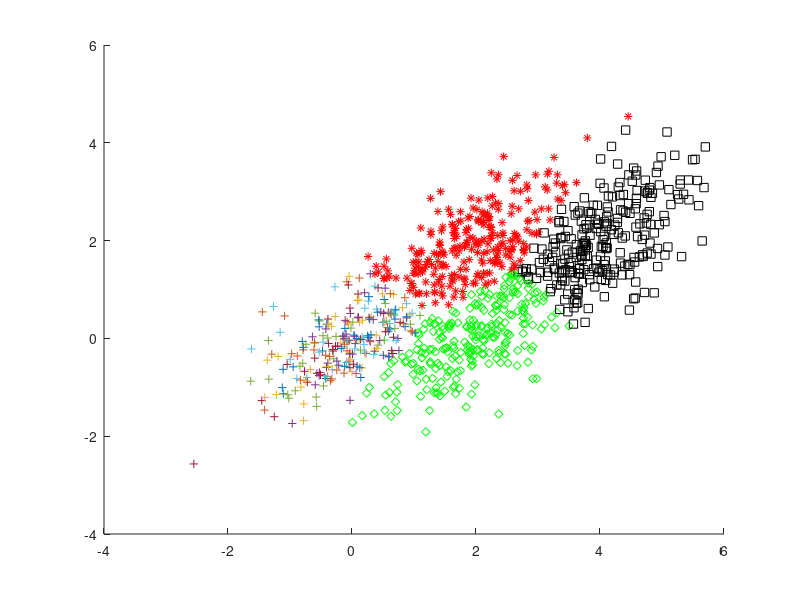

This figure's MATLAB source:
%%%%%%%%%%%%%%%%%%%%%%%%%%%%%% B1 B2 %%%%%%%%%%%%%%%%%%%%%%%%%%%%%%

rng(0);

MU = [0 0];
SIGMA = [0.6 0.4; 0.4 0.6];
r = mvnrnd(MU,SIGMA, 250);

MU = [2 2];
SIGMA = [0.6 0.4; 0.4 0.6];
d = mvnrnd(MU,SIGMA, 250);

MU = [2 0];
SIGMA = [0.6 0.4; 0.4 0.6];
p = mvnrnd(MU,SIGMA, 250);


MU = [4 2];
SIGMA = [0.6 0.4; 0.4 0.6];
k = mvnrnd(MU,SIGMA, 250); 

% plot(r(:,1),r(:,2),'+', d(:,1),d(:,2),'r*', p(:,1),p(:,2),'gd', k(:,1),k(:,2),'ks');


%%%%%%%%%%%%%%%%%%%%%%%%%%%%%%%%%%   B3   %%%%%%%%%%%%%%%%%%%%%%%%%%%%%%%%%

%%%%%%%%%%%%%% ypologismos parametrwn 1hs klashs %%%%%%%%%%%%%%%%


x = 0;
y =0;

for i=1:250
    
    x = x + r(i,1); 
    y = y + r(i,2);
    
    
end

mML_1 = [x/250 y/250];        % mesh timh 1hs klashs

x = 0;

for i=1:250
    
   x =  x + ((r(i,:) - mML_1)')*(r(i,:) - mML_1);
    
end

sML_1 = x / 250 ;            % diaspora 1hs klashs

%%%%%%%%%%%%%% ypologismos parametrwn 2hs klashs %%%%%%%%%%%%%%%%

x = 0;
y =0;

for i=1:250
    
    x = x + d(i,1); 
    y = y + d(i,2);
    
    
end

mML_2 = [x/250 y/250];        % mesh timh 2hs klashs

x = 0;

for i=1:250
    
   x =  x + ((d(i,:) - mML_2)')*(d(i,:) - mML_2);
    
end

sML_2 = x / 250  ;           % diaspora 2hs klashs


%%%%%%%%%%%%%% ypologismos parametrwn 3hs klashs %%%%%%%%%%%%%%%%


x = 0;
y =0;

for i=1:250
    
    x = x + p(i,1); 
    y = y + p(i,2);
    
    
end

mML_3 = [x/250 y/250] ;       % mesh timh 3hs klashs

x = 0;

for i=1:250
    
   x =  x + ((p(i,:) - mML_3)')*(p(i,:) - mML_3);
    
end

sML_3 = x / 250 ;            % diaspora 3hs klashs

%%%%%%%%%%%%%% ypologismos parametrwn 4hs klashs %%%%%%%%%%%%%%%%



x = 0;
y =0;

for i=1:250
    
    x = x + k(i,1); 
    y = y + k(i,2);
    
    
end

mML_4 = [x/250 y/250] ;       % mesh timh 4hs klashs

x = 0;

for i=1:250
    
   x =  x + ((k(i,:) - mML_4)')*(k(i,:) - mML_4);
    
end

sML_4 = x / 250  ;           % diaspora 4hs klashs



%%%%%%%%%%%%%%%%%%%%%%%%%%%%%%%%%%   B4   %%%%%%%%%%%%%%%%%%%%%%%%%%%%%%%%%

%{
        %%%%%%%%%%%%%%%% gia 1h klash %%%%%%%%%%%%%%%%

for i=1:250
    
   eukl_dist_1 = norm(r(i,:) - mML_1);
   eukl_dist_2 = norm(r(i,:) - mML_2);
   eukl_dist_3 = norm(r(i,:) - mML_3);
   eukl_dist_4 = norm(r(i,:) - mML_4);
    
   min = eukl_dist_1;
   
   if( eukl_dist_2 < min )
       min = eukl_dist_2;
   end
   if (eukl_dist_3 < min )
       min = eukl_dist_3;
   end
   if ( eukl_dist_4 < min )
       min = eukl_dist_4;
   end
    
   
   if( eukl_dist_1 == min )
         hold on
         plot(r(i,1),r(i,2),'+')
     sfalma = ( abs(min-eukl_dist_1)/eukl_dist_1 )*100
      
   end
   if( eukl_dist_2 == min )
       hold on
       plot(r(i,1),r(i,2),'r*')
        sfalma = ( abs(min-eukl_dist_1)/eukl_dist_1 )*100
      
   end
   if ( eukl_dist_3 == min )
       hold on
       plot(r(i,1),r(i,2),'gd')
        sfalma = ( abs(min-eukl_dist_1)/eukl_dist_1 )*100
   
   end
   if ( eukl_dist_4 == min )
       hold on
       plot(r(i,1),r(i,2),'ks')
        sfalma = ( abs(min-eukl_dist_1)/eukl_dist_1 )*100
   
   end
   
    
end

        %%%%%%%%%%%%%%%% gia 2h klash %%%%%%%%%%%%%%%%

for i=1:250
    
   eukl_dist_1 = norm(d(i,:) - mML_1);
   eukl_dist_2 = norm(d(i,:) - mML_2);
   eukl_dist_3 = norm(d(i,:) - mML_3);
   eukl_dist_4 = norm(d(i,:) - mML_4);
    
   min = eukl_dist_1;
   
   if( eukl_dist_2 < min )
       min = eukl_dist_2;
   end
   if ( eukl_dist_3 < min )
       min = eukl_dist_3;
   end
   if ( eukl_dist_4 < min )
       min = eukl_dist_4;
   end
    
   
   if( eukl_dist_1 == min )
       hold on
       plot(d(i,1),d(i,2),'+')
       sfalma = ( abs(min-eukl_dist_2)/eukl_dist_2 )*100
      
   end
   if( eukl_dist_2 == min )
       hold on
       plot(d(i,1),d(i,2),'r*')
       sfalma = ( abs(min-eukl_dist_2)/eukl_dist_2 )*100
      
   end
   if ( eukl_dist_3 == min )
       hold on
       plot(d(i,1),d(i,2),'gd')
       sfalma = ( abs(min-eukl_dist_2)/eukl_dist_2 )*100
    
   end
   if ( eukl_dist_4 == min )
       hold on
       plot(d(i,1),d(i,2),'ks')
       sfalma = ( abs(min-eukl_dist_2)/eukl_dist_2 )*100
   end
   
    
end

        %%%%%%%%%%%%%%%% gia 3h klash %%%%%%%%%%%%%%%%


for i=1:250
    
   eukl_dist_1 = norm(p(i,:) - mML_1);
   eukl_dist_2 = norm(p(i,:) - mML_2);
   eukl_dist_3 = norm(p(i,:) - mML_3);
   eukl_dist_4 = norm(p(i,:) - mML_4);
    
   min = eukl_dist_1;
   
   if( eukl_dist_2 < min )
       min = eukl_dist_2;
   end
   if ( eukl_dist_3 < min )
       min = eukl_dist_3;
   end
   if ( eukl_dist_4 < min )
       min = eukl_dist_4;
   end
    
   
   if( eukl_dist_1 == min )
       hold on
       plot(p(i,1),p(i,2),'+')
       sfalma = ( abs(min-eukl_dist_3)/eukl_dist_3 )*100
      
   end
   if( eukl_dist_2 == min )
       hold on
       plot(p(i,1),p(i,2),'r*')
       sfalma = ( abs(min-eukl_dist_3)/eukl_dist_3 )*100
      
   end
   if ( eukl_dist_3 == min )
       hold on
       plot(p(i,1),p(i,2),'gd')
       sfalma = ( abs(min-eukl_dist_3)/eukl_dist_3 )*100
        
   end
   if ( eukl_dist_4 == min )
       hold on
       plot(p(i,1),p(i,2),'ks')
       sfalma = ( abs(min-eukl_dist_3)/eukl_dist_3 )*100
      
   end
   
    
end

        
        %%%%%%%%%%%%%%%% gia 4h klash %%%%%%%%%%%%%%%%


for i=1:250
    
   eukl_dist_1 = norm(k(i,:) - mML_1);
   eukl_dist_2 = norm(k(i,:) - mML_2);
   eukl_dist_3 = norm(k(i,:) - mML_3);
   eukl_dist_4 = norm(k(i,:) - mML_4);
    
   min = eukl_dist_1;
   
   if( eukl_dist_2 < min )
       min = eukl_dist_2;
   end
   if ( eukl_dist_3 < min )
       min = eukl_dist_3;
   end
   if ( eukl_dist_4 < min )
       min = eukl_dist_4;
   end
    
   
   if( eukl_dist_1 == min )
       hold on
       plot(k(i,1),k(i,2),'+')
       sfalma = ( abs(min-eukl_dist_4)/eukl_dist_4 )*100
      
   end
   if( eukl_dist_2 == min )
       hold on
       plot(k(i,1),k(i,2),'r*')
       sfalma = ( abs(min-eukl_dist_4)/eukl_dist_4 )*100
      
   end
   if ( eukl_dist_3 == min )
       hold on
       plot(k(i,1),k(i,2),'gd')
       sfalma = ( abs(min-eukl_dist_4)/eukl_dist_4 )*100
    
   end
   if ( eukl_dist_4 == min )
       hold on
       plot(k(i,1),k(i,2),'ks')
       sfalma = ( abs(min-eukl_dist_4)/eukl_dist_4 )*100
      
   end
   
    
end


%}
%%%%%%%%%%%%%%%%%%%%%%%%%%%%%%%%%%   B5   %%%%%%%%%%%%%%%%%%%%%%%%%%%%%%%%%

        %%%%%%%%%%%%%%%% gia 1h klash %%%%%%%%%%%%%%%%
%{
        temp=(sML_1 + sML_2 + sML_3 + sML_4)/4 ;
        
        
    for i=1:250    
        
        dm_1=((r(i,:) - mML_1) * (inv(temp)) * (r(i,:) - mML_1)')^1/2;
        dm_2=((r(i,:) - mML_2) * (inv(temp)) * (r(i,:) - mML_2)')^1/2;
        dm_3=((r(i,:) - mML_3) * (inv(temp)) * (r(i,:) - mML_3)')^1/2;
        dm_4=((r(i,:) - mML_4) * (inv(temp)) * (r(i,:) - mML_4)')^1/2;
    
    
    min = dm_1;
   
   if( dm_2 < min )
       min = dm_2;
   end
   if ( dm_3 < min )
       min = dm_3;
   end
   if ( dm_4 < min )
       min = dm_4;
   end
    
   
   if( dm_1 == min )
       hold on
       plot(r(i,1),r(i,2),'+')
       sfalma = ( abs(min-dm_1)/dm_1 )*100
      
   end
   if( dm_2 == min )
       hold on
       plot(r(i,1),r(i,2),'r*')
       sfalma = ( abs(min-dm_1)/dm_1 )*100
      
   end
   if ( dm_3 == min )
       hold on
       plot(r(i,1),r(i,2),'gd')
       sfalma = ( abs(min-dm_1)/dm_1 )*100
        
   end
   if ( dm_4 == min )
       hold on
       plot(r(i,1),r(i,2),'ks')
       sfalma = ( abs(min-dm_1)/dm_1 )*100
      
   end
    
    end
    
    
    %%%%%%%%%%%%%%%% gia 2h klash %%%%%%%%%%%%%%%%

    
    
    for i=1:250    
        
        dm_1=((d(i,:) - mML_1) * (inv(temp)) * (d(i,:) - mML_1)')^1/2;
        dm_2=((d(i,:) - mML_2) * (inv(temp)) * (d(i,:) - mML_2)')^1/2;
        dm_3=((d(i,:) - mML_3) * (inv(temp)) * (d(i,:) - mML_3)')^1/2;
        dm_4=((d(i,:) - mML_4) * (inv(temp)) * (d(i,:) - mML_4)')^1/2;
    
    
    min = dm_1;
   
   if( dm_2 < min )
       min = dm_2;
   end
   if ( dm_3 < min )
       min = dm_3;
   end
   if ( dm_4 < min )
       min = dm_4;
   end
    
   
   if( dm_1 == min )
       hold on
       plot(d(i,1),d(i,2),'+')
       sfalma = ( abs(min-dm_2)/dm_2 )*100
      
   end
   if( dm_2 == min )
       hold on
       plot(d(i,1),d(i,2),'r*')
       sfalma = ( abs(min-dm_2)/dm_2 )*100
      
   end
   if ( dm_3 == min )
       hold on
       plot(d(i,1),d(i,2),'gd')
       sfalma = ( abs(min-dm_2)/dm_2 )*100
        
   end
   if ( dm_4 == min )
       hold on
       plot(d(i,1),d(i,2),'ks')
       sfalma = ( abs(min-dm_2)/dm_2 )*100
      
   end
    
    end
    
    
    %%%%%%%%%%%%%%%% gia 3h klash %%%%%%%%%%%%%%%%

        
   for i=1:250    
        
        dm_1=((p(i,:) - mML_1) * (inv(temp)) * (p(i,:) - mML_1)')^1/2;
        dm_2=((p(i,:) - mML_2) * (inv(temp)) * (p(i,:) - mML_2)')^1/2;
        dm_3=((p(i,:) - mML_3) * (inv(temp)) * (p(i,:) - mML_3)')^1/2;
        dm_4=((p(i,:) - mML_4) * (inv(temp)) * (p(i,:) - mML_4)')^1/2;
    
    
    min = dm_1;
   
   if( dm_2 < min )
       min = dm_2;
   end
   if ( dm_3 < min )
       min = dm_3;
   end
   if ( dm_4 < min )
       min = dm_4;
   end
    
   
   if( dm_1 == min )
       hold on
       plot(p(i,1),p(i,2),'+')
       sfalma = ( abs(min-dm_3)/dm_3 )*100
      
   end
   if( dm_2 == min )
       hold on
       plot(p(i,1),p(i,2),'r*')
       sfalma = ( abs(min-dm_3)/dm_3 )*100
      
   end
   if ( dm_3 == min )
       hold on
       plot(p(i,1),p(i,2),'gd')
       sfalma = ( abs(min-dm_3)/dm_3 )*100
        
   end
   if ( dm_4 == min )
       hold on
       plot(p(i,1),p(i,2),'ks')
       sfalma = ( abs(min-dm_3)/dm_3 )*100
      
   end
    
   end
    
   
    %%%%%%%%%%%%%%%% gia 4h klash %%%%%%%%%%%%%%%%

    
       for i=1:250    
        
        dm_1=((k(i,:) - mML_1) * (inv(temp)) * (k(i,:) - mML_1)')^1/2;
        dm_2=((k(i,:) - mML_2) * (inv(temp)) * (k(i,:) - mML_2)')^1/2;
        dm_3=((k(i,:) - mML_3) * (inv(temp)) * (k(i,:) - mML_3)')^1/2;
        dm_4=((k(i,:) - mML_4) * (inv(temp)) * (k(i,:) - mML_4)')^1/2;
    
    
    min = dm_1;
   
   if( dm_2 < min )
       min = dm_2;
   end
   if ( dm_3 < min )
       min = dm_3;
   end
   if ( dm_4 < min )
       min = dm_4;
   end
    
   
   if( dm_1 == min )
       hold on
       plot(k(i,1),k(i,2),'+')
       sfalma = ( abs(min-dm_4)/dm_4 )*100
      
   end
   if( dm_2 == min )
       hold on
       plot(k(i,1),k(i,2),'r*')
       sfalma = ( abs(min-dm_4)/dm_4 )*100
      
   end
   if ( dm_3 == min )
       hold on
       plot(k(i,1),k(i,2),'gd')
       sfalma = ( abs(min-dm_4)/dm_4 )*100
        
   end
   if ( dm_4 == min )
       hold on
       plot(k(i,1),k(i,2),'ks')
       sfalma = ( abs(min-dm_4)/dm_4 )*100
      
   end
    
 end
%}  
       %%%%%%%%%%%%%%%%%%%%%%%%%%%%%%%%%%   A6   %%%%%%%%%%%%%%%%%%%%%%%%%%%%%%%%%

       %%%%%%%%%%%%%%%% gia 1h klash %%%%%%%%%%%%%%%%
       
     
 for i=1:250
       
  px1 = exp( -1/2 * ( r(i,:) - mML_1 ) * inv(sML_1) * ( r(i,:) - mML_1 )' ) / 2 * pi * (det(sML_1)^1/2);
  px2 = exp( -1/2 * ( r(i,:) - mML_2 ) * inv(sML_2) * ( r(i,:) - mML_2 )' ) / 2 * pi * (det(sML_2)^1/2);
  px3 = exp( -1/2 * ( r(i,:) - mML_3 ) * inv(sML_3) * ( r(i,:) - mML_3 )' ) / 2 * pi * (det(sML_3)^1/2);
  px4 = exp( -1/2 * ( r(i,:) - mML_4 ) * inv(sML_4) * ( r(i,:) - mML_4 )' ) / 2 * pi * (det(sML_4)^1/2);

  
  
  max = px1;
  
  if ( px2 > max )
      max = px2;
  end
  if ( px3 > max )
      max = px3;
  end    
  if ( px4 > max )
      max = px4;
  end
  
  
  if ( max == px1 )
      hold on 
      plot(r(i,1),r(i,2),'+')
      sfalma = ( abs(max-px1)/px1 )*100
  end
  if ( max == px2 )
      hold on 
      plot(r(i,1),r(i,2),'r*')
      sfalma = ( abs(max-px1)/px1 )*100
  end
  if ( max == px3 )
      hold on 
      plot(r(i,1),r(i,2),'gd')
      sfalma = ( abs(max-px1)/px1 )*100
  end
  if ( max == px4 )
      hold on 
      plot(r(i,1),r(i,2),'ks')
      sfalma = ( abs(max-px1)/px1 )*100
  end
  
 end
 
  %%%%%%%%%%%%%%%% gia 2h klash %%%%%%%%%%%%%%%%
       
       
 for i=1:250
       
  px1 = exp( -1/2 * ( d(i,:) - mML_1 ) * inv(sML_1) * ( d(i,:) - mML_1 )' ) / 2 * pi * (det(sML_1)^1/2);
  px2 = exp( -1/2 * ( d(i,:) - mML_2 ) * inv(sML_2) * ( d(i,:) - mML_2 )' ) / 2 * pi * (det(sML_2)^1/2);
  px3 = exp( -1/2 * ( d(i,:) - mML_3 ) * inv(sML_3) * ( d(i,:) - mML_3 )' ) / 2 * pi * (det(sML_3)^1/2);
  px4 = exp( -1/2 * ( d(i,:) - mML_4 ) * inv(sML_4) * ( d(i,:) - mML_4 )' ) / 2 * pi * (det(sML_4)^1/2);

  
  
  max = px1;
  
  if ( px2 > max )
      max = px2;
  end
  if ( px3 > max )
      max = px3;
  end    
  if ( px4 > max )
      max = px4;
  end
  
  
  if ( max == px1 )
      hold on 
      plot(d(i,1),d(i,2),'+')
      sfalma = ( abs(max-px2)/px2 )*100
  end
  if ( max == px2 )
      hold on 
      plot(d(i,1),d(i,2),'r*')
      sfalma = ( abs(max-px2)/px2 )*100
  end
  if ( max == px3 )
      hold on 
      plot(d(i,1),d(i,2),'gd')
      sfalma = ( abs(max-px2)/px2 )*100
  end
  if ( max == px4 )
      hold on 
      plot(d(i,1),d(i,2),'ks')
      sfalma = ( abs(max-px2)/px2 )*100
  end
  
 end
 
  %%%%%%%%%%%%%%%% gia 3h klash %%%%%%%%%%%%%%%%
       
       
 for i=1:250
       
  px1 = exp( -1/2 * ( p(i,:) - mML_1 ) * inv(sML_1) * ( p(i,:) - mML_1 )' ) / 2 * pi * (det(sML_1)^1/2);
  px2 = exp( -1/2 * ( p(i,:) - mML_2 ) * inv(sML_2) * ( p(i,:) - mML_2 )' ) / 2 * pi * (det(sML_2)^1/2);
  px3 = exp( -1/2 * ( p(i,:) - mML_3 ) * inv(sML_3) * ( p(i,:) - mML_3 )' ) / 2 * pi * (det(sML_3)^1/2);
  px4 = exp( -1/2 * ( p(i,:) - mML_4 ) * inv(sML_4) * ( p(i,:) - mML_4 )' ) / 2 * pi * (det(sML_4)^1/2);

  
  
  max = px1;
  
  if ( px2 > max )
      max = px2;
  end
  if ( px3 > max )
      max = px3;
  end    
  if ( px4 > max )
      max = px4;
  end
  
  
  if ( max == px1 )
      hold on 
      plot(p(i,1),p(i,2),'+')
      sfalma = ( abs(max-px3)/px3 )*100
  end
  if ( max == px2 )
      hold on 
      plot(p(i,1),p(i,2),'r*')
      sfalma = ( abs(max-px3)/px3 )*100
  end
  if ( max == px3 )
      hold on 
      plot(p(i,1),p(i,2),'gd')
      sfalma = ( abs(max-px3)/px3 )*100
  end
  if ( max == px4 )
      hold on 
      plot(p(i,1),p(i,2),'ks')
      sfalma = ( abs(max-px3)/px3 )*100
  end
  
 end
 
  %%%%%%%%%%%%%%%% gia 4h klash %%%%%%%%%%%%%%%%
       
       
 for i=1:250
       
  px1 = exp( -1/2 * ( k(i,:) - mML_1 ) * inv(sML_1) * ( k(i,:) - mML_1 )' ) / 2 * pi * (det(sML_1)^1/2);
  px2 = exp( -1/2 * ( k(i,:) - mML_2 ) * inv(sML_2) * ( k(i,:) - mML_2 )' ) / 2 * pi * (det(sML_2)^1/2);
  px3 = exp( -1/2 * ( k(i,:) - mML_3 ) * inv(sML_3) * ( k(i,:) - mML_3 )' ) / 2 * pi * (det(sML_3)^1/2);
  px4 = exp( -1/2 * ( k(i,:) - mML_4 ) * inv(sML_4) * ( k(i,:) - mML_4 )' ) / 2 * pi * (det(sML_4)^1/2);

  
  
  max = px1;
  
  if ( px2 > max )
      max = px2;
  end
  if ( px3 > max )
      max = px3;
  end    
  if ( px4 > max )
      max = px4;
  end
  
  
  if ( max == px1 )
      hold on 
      plot(k(i,1),k(i,2),'+')
      sfalma = ( abs(max-px4)/px4 )*100
  end
  if ( max == px2 )
      hold on 
      plot(k(i,1),k(i,2),'r*')
      sfalma = ( abs(max-px4)/px4 )*100
  end
  if ( max == px3 )
      hold on 
      plot(k(i,1),k(i,2),'gd')
      sfalma = ( abs(max-px4)/px4 )*100
  end
  if ( max == px4 )
      hold on 
      plot(k(i,1),k(i,2),'ks')
      sfalma = ( abs(max-px4)/px4 )*100
  end
  
  
 end

 
 
 

 
 